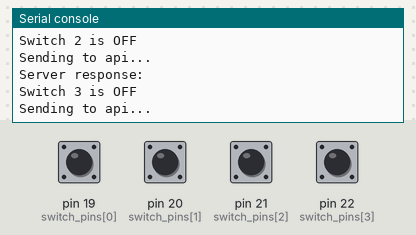
The program below on a simulated MicroPython board. Shown: the last lines printed to the serial console. The test bench sets the inputs (shaded band); at power-on: pin 19 (switch_pins[0]), pin 20 (switch_pins[1]), pin 21 (switch_pins[2]), pin 22 (switch_pins[3]) LOW. WiFi joins after 1.5 s; web requests get an empty 200 reply after 0.4 s.

Above: at 3.2 s.
3.3 s: pin 19 (switch_pins[0]) pulled HIGH for 1 s
At 3.46 s:
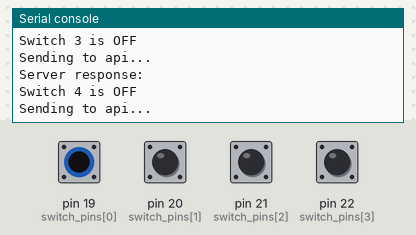
5.8 s: pin 20 (switch_pins[1]) pulled HIGH for 0.15 s
At 7.2 s:
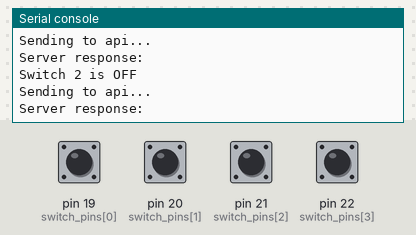
7.4 s: pin 21 (switch_pins[2]) pulled HIGH for 0.15 s
At 8.8 s:
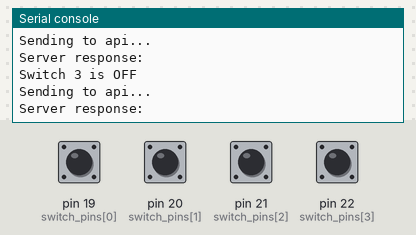
9.0 s: pin 22 (switch_pins[3]) pulled HIGH for 0.15 s
At 10.4 s:
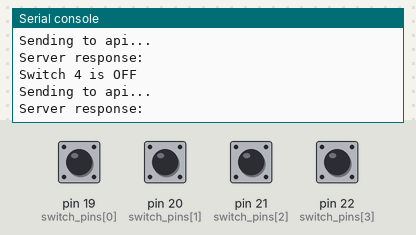
Timing chart, 0 to 11.6 s (numbered marks = the images above; inputs shaded):
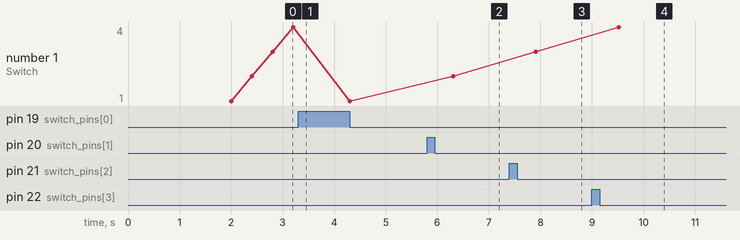

Measured:
- after the input at 5.8 s, the serial console: prints a new line at once (image 2)
- after the input at 7.4 s, the serial console: prints a new line at once (image 3)
- after the input at 9.0 s, the serial console: prints a new line at once (image 4)
- plotted number 1: 1 → 2 after the input at 5.8 s, 2 → 3 after the input at 7.4 s, 3 → 4 after the input at 9.0 s

The program:

command-center.py
```python
from machine import Pin
import time
import network
import urequests
import json

ssid = 'XXXXXXX'
password='XXXXXXXX'

# Define the pins for the toggle switches
switch_pins = [Pin(19, Pin.IN, Pin.PULL_DOWN),
               Pin(20, Pin.IN, Pin.PULL_DOWN),
               Pin(21, Pin.IN, Pin.PULL_DOWN),
               Pin(22, Pin.IN, Pin.PULL_DOWN)]

# Initialize the last known states for the switches
last_states = [None, None, None, None]

def connect():
    #Connect to WLAN
    print("Connecting to wifi...")
    wlan = network.WLAN(network.STA_IF)
    wlan.active(True)
    wlan.connect(ssid, password)
    while wlan.isconnected() == False:
        print('Waiting for connection...')
        time.sleep(1)
    print(wlan.ifconfig())


# Define actions for each switch
def handle_switch(switch_id, state):
    if state:
        print(f"Switch {switch_id} is ON")
        # Add your 'ON' action for this switch
    else:
        print(f"Switch {switch_id} is OFF")
        # Add your 'OFF' action for this switch


try:
    connect()
except KeyboardInterrupt:
    machine.reset()

while True:
    # Check each switch
    for i, switch in enumerate(switch_pins):
        current_state = switch.value()  # 1 if ON, 0 if OFF

        if current_state != last_states[i]:  # State has changed
            handle_switch(i + 1, current_state)  # Pass switch ID (1-based) and state
            last_states[i] = current_state  # Update the last known state
            print("Sending to api...")
            url = 'http://192.168.86.100:3333/api/dump/toggle_switched_v1?token=XXXXXXXXXXX'
            data = {'switch_id': f"troy_control_panel_{i+1}", 'value':current_state}
            res = urequests.post(url, data=json.dumps(data))
            print('Server response: ' + res.text)

    time.sleep(0.1)  # Small delay to debounce
```
